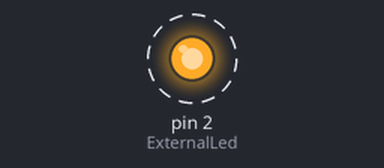
Recording of a sketch running on a simulated Arduino Uno, built with avr-gcc and run on an emulated ATmega328P. On the bench: output pins drawn as LEDs (lit = HIGH). Dashed ring = blinking.

Above: at 0.5 s.
Timing chart, 0 to 4.6 s (numbered marks = the images above):
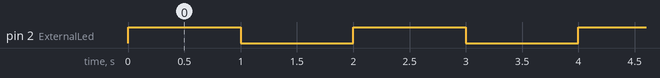

The sketch:

02_ExternalLedControl.ino
```cpp
/*
 * Author: Iwan
 * Project: 02 External Led Control
 * Learning Objective: To understand digital outputs and breadboard connectivity
 * using technical electronic terminology.
 */

/*
 * Connections via Breadboard:
 * 1. Jumper 1: Arduino Pin 2  -->  Breadboard (Column X).
 * 2. 220 Ohm Resistor: Bridge between Column X and Column Y.
 * 3. LED Anode (+): Inserted into Column Y (sharing node with resistor).
 * 4. LED Cathode (-): Inserted into Column Z (new node).
 * 5. Jumper 2: Column Z  -->  Arduino GND (completes the circuit).
 * Note: Components in the same column are electrically connected.
 */

#define ExternalLed 2

void setup() {
  // Configure the digital pin as an output to allow current flow
  pinMode(ExternalLed, OUTPUT);
}

void loop() {
  // High logic level (5V): Current flows to the Anode
  digitalWrite(ExternalLed, HIGH);
  // Pause execution for 1000 milliseconds
  delay(1000);

  // Low logic level (0V): Stops the current flow
  digitalWrite(ExternalLed, LOW);
  // Pause execution for 1000 milliseconds
  delay(1000);
}
```

Measured:
- by itself, pin 2 (ExternalLed): alternates HIGH for 1.0 s and LOW for 1.0 s
